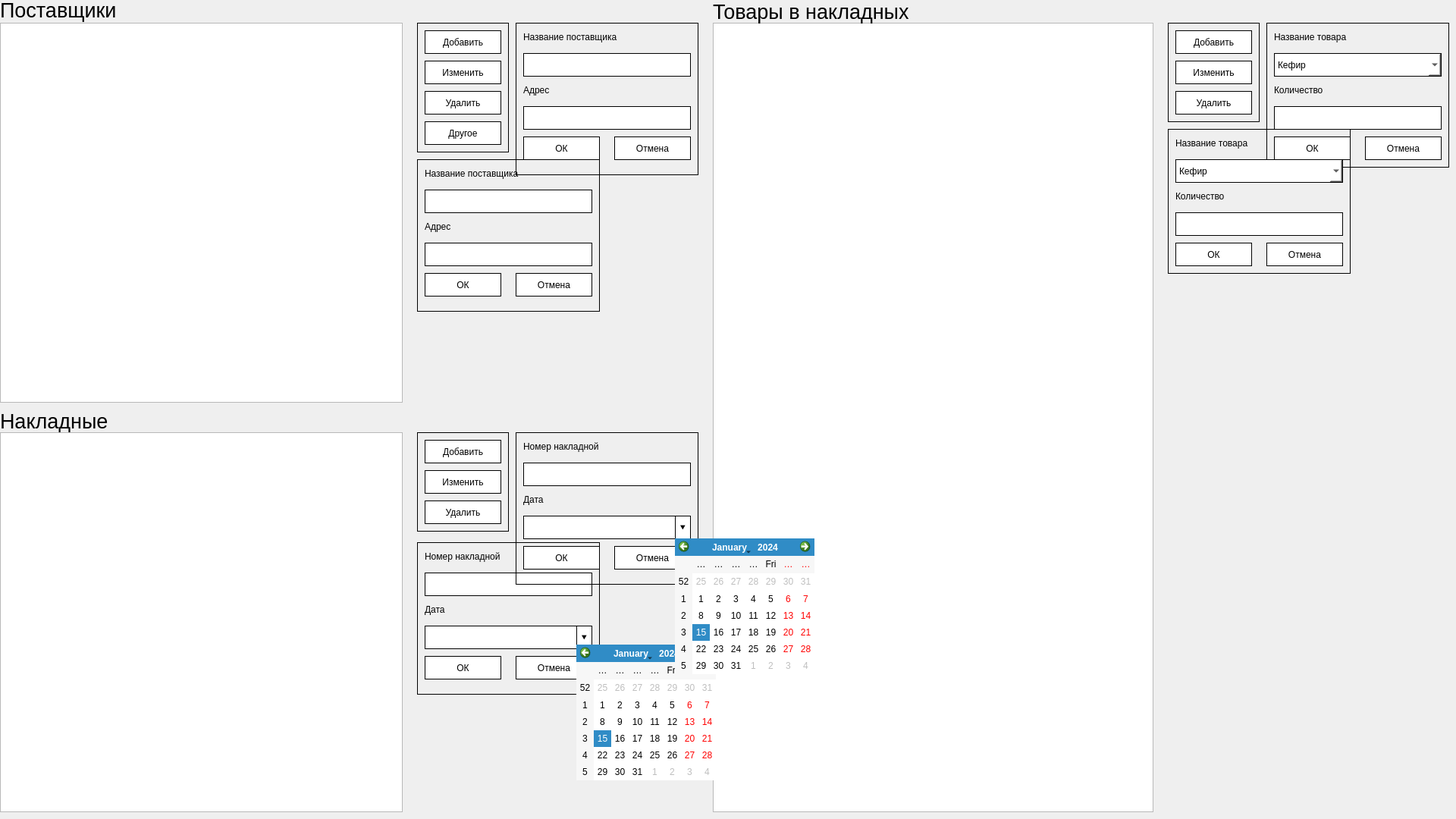
<?xml version="1.0" encoding="UTF-8"?>
<ui version="4.0">
 <class>MainWindow</class>
 <widget class="QMainWindow" name="MainWindow">
  <property name="geometry">
   <rect>
    <x>0</x>
    <y>0</y>
    <width>1920</width>
    <height>1080</height>
   </rect>
  </property>
  <property name="windowTitle">
   <string>MainWindow</string>
  </property>
  <widget class="QWidget" name="centralwidget">
   <widget class="QStackedWidget" name="stackedWidget">
    <property name="geometry">
     <rect>
      <x>0</x>
      <y>0</y>
      <width>1921</width>
      <height>1071</height>
     </rect>
    </property>
    <property name="currentIndex">
     <number>0</number>
    </property>
    <widget class="QWidget" name="page">
     <widget class="QGroupBox" name="group_postav">
      <property name="geometry">
       <rect>
        <x>680</x>
        <y>30</y>
        <width>241</width>
        <height>201</height>
       </rect>
      </property>
      <property name="whatsThis">
       <string/>
      </property>
      <property name="styleSheet">
       <string notr="true">QGroupBox{
	border: 1px solid black;
}
QPushButton{
	border: 1px solid black;
	background-color: rgb(255, 255, 255);
}
QLabel{
	border: 0px solid black;
}
QLineEdit{
	border: 1px solid black;
	background-color: rgb(255, 255, 255);
}
</string>
      </property>
      <property name="title">
       <string/>
      </property>
      <widget class="QLabel" name="label_4">
       <property name="geometry">
        <rect>
         <x>10</x>
         <y>10</y>
         <width>151</width>
         <height>18</height>
        </rect>
       </property>
       <property name="text">
        <string>Название поставщика</string>
       </property>
      </widget>
      <widget class="QLabel" name="label_5">
       <property name="geometry">
        <rect>
         <x>10</x>
         <y>80</y>
         <width>151</width>
         <height>18</height>
        </rect>
       </property>
       <property name="text">
        <string>Адрес</string>
       </property>
      </widget>
      <widget class="QLineEdit" name="address">
       <property name="geometry">
        <rect>
         <x>10</x>
         <y>110</y>
         <width>221</width>
         <height>31</height>
        </rect>
       </property>
      </widget>
      <widget class="QLineEdit" name="provider">
       <property name="geometry">
        <rect>
         <x>10</x>
         <y>40</y>
         <width>221</width>
         <height>31</height>
        </rect>
       </property>
      </widget>
      <widget class="QPushButton" name="ok">
       <property name="geometry">
        <rect>
         <x>10</x>
         <y>150</y>
         <width>101</width>
         <height>31</height>
        </rect>
       </property>
       <property name="cursor">
        <cursorShape>PointingHandCursor</cursorShape>
       </property>
       <property name="text">
        <string>ОК</string>
       </property>
      </widget>
      <widget class="QPushButton" name="cancel">
       <property name="geometry">
        <rect>
         <x>130</x>
         <y>150</y>
         <width>101</width>
         <height>31</height>
        </rect>
       </property>
       <property name="cursor">
        <cursorShape>PointingHandCursor</cursorShape>
       </property>
       <property name="text">
        <string>Отмена</string>
       </property>
      </widget>
     </widget>
     <widget class="QGroupBox" name="group_postav_change">
      <property name="geometry">
       <rect>
        <x>550</x>
        <y>210</y>
        <width>241</width>
        <height>201</height>
       </rect>
      </property>
      <property name="whatsThis">
       <string/>
      </property>
      <property name="styleSheet">
       <string notr="true">QGroupBox{
	border: 1px solid black;
}
QPushButton{
	border: 1px solid black;
	background-color: rgb(255, 255, 255);
}
QLabel{
	border: 0px solid black;
}
QLineEdit{
	border: 1px solid black;
	background-color: rgb(255, 255, 255);
}
</string>
      </property>
      <property name="title">
       <string/>
      </property>
      <widget class="QLabel" name="label_10">
       <property name="geometry">
        <rect>
         <x>10</x>
         <y>10</y>
         <width>151</width>
         <height>18</height>
        </rect>
       </property>
       <property name="text">
        <string>Название поставщика</string>
       </property>
      </widget>
      <widget class="QLabel" name="label_11">
       <property name="geometry">
        <rect>
         <x>10</x>
         <y>80</y>
         <width>151</width>
         <height>18</height>
        </rect>
       </property>
       <property name="text">
        <string>Адрес</string>
       </property>
      </widget>
      <widget class="QLineEdit" name="address_change">
       <property name="geometry">
        <rect>
         <x>10</x>
         <y>110</y>
         <width>221</width>
         <height>31</height>
        </rect>
       </property>
      </widget>
      <widget class="QLineEdit" name="provider_change">
       <property name="geometry">
        <rect>
         <x>10</x>
         <y>40</y>
         <width>221</width>
         <height>31</height>
        </rect>
       </property>
      </widget>
      <widget class="QPushButton" name="ok_change">
       <property name="geometry">
        <rect>
         <x>10</x>
         <y>150</y>
         <width>101</width>
         <height>31</height>
        </rect>
       </property>
       <property name="cursor">
        <cursorShape>PointingHandCursor</cursorShape>
       </property>
       <property name="text">
        <string>ОК</string>
       </property>
      </widget>
      <widget class="QPushButton" name="cancel_change">
       <property name="geometry">
        <rect>
         <x>130</x>
         <y>150</y>
         <width>101</width>
         <height>31</height>
        </rect>
       </property>
       <property name="cursor">
        <cursorShape>PointingHandCursor</cursorShape>
       </property>
       <property name="text">
        <string>Отмена</string>
       </property>
      </widget>
     </widget>
     <widget class="QLabel" name="label">
      <property name="geometry">
       <rect>
        <x>0</x>
        <y>-2</y>
        <width>171</width>
        <height>31</height>
       </rect>
      </property>
      <property name="font">
       <font>
        <pointsize>20</pointsize>
       </font>
      </property>
      <property name="text">
       <string>Поставщики</string>
      </property>
     </widget>
     <widget class="QGroupBox" name="group_postav_3">
      <property name="geometry">
       <rect>
        <x>1670</x>
        <y>30</y>
        <width>241</width>
        <height>191</height>
       </rect>
      </property>
      <property name="styleSheet">
       <string notr="true">QGroupBox{
	border: 1px solid black;
}
QPushButton{
	border: 1px solid black;
	background-color: rgb(255, 255, 255);
}
QLabel{
	border: 0px solid black;
}
QLineEdit{
	border: 1px solid black;
	background-color: rgb(255, 255, 255);
}
QComboBox{
	border: 1px solid black;
	background-color: rgb(255, 255, 255);
}
QComboBox::down-arrow{
	
}</string>
      </property>
      <property name="title">
       <string/>
      </property>
      <widget class="QLabel" name="label_8">
       <property name="geometry">
        <rect>
         <x>10</x>
         <y>10</y>
         <width>151</width>
         <height>18</height>
        </rect>
       </property>
       <property name="text">
        <string>Название товара</string>
       </property>
      </widget>
      <widget class="QComboBox" name="comboBox">
       <property name="geometry">
        <rect>
         <x>10</x>
         <y>40</y>
         <width>221</width>
         <height>31</height>
        </rect>
       </property>
       <property name="cursor">
        <cursorShape>PointingHandCursor</cursorShape>
       </property>
       <item>
        <property name="text">
         <string>Кефир</string>
        </property>
       </item>
       <item>
        <property name="text">
         <string>Молоко</string>
        </property>
       </item>
       <item>
        <property name="text">
         <string>Свинина</string>
        </property>
       </item>
       <item>
        <property name="text">
         <string>Сметана</string>
        </property>
       </item>
       <item>
        <property name="text">
         <string>Тушёнка</string>
        </property>
       </item>
      </widget>
      <widget class="QLabel" name="label_9">
       <property name="geometry">
        <rect>
         <x>10</x>
         <y>80</y>
         <width>151</width>
         <height>18</height>
        </rect>
       </property>
       <property name="text">
        <string>Количество</string>
       </property>
      </widget>
      <widget class="QPushButton" name="ok_3">
       <property name="geometry">
        <rect>
         <x>10</x>
         <y>150</y>
         <width>101</width>
         <height>31</height>
        </rect>
       </property>
       <property name="cursor">
        <cursorShape>PointingHandCursor</cursorShape>
       </property>
       <property name="text">
        <string>ОК</string>
       </property>
      </widget>
      <widget class="QPushButton" name="cancel_3">
       <property name="geometry">
        <rect>
         <x>130</x>
         <y>150</y>
         <width>101</width>
         <height>31</height>
        </rect>
       </property>
       <property name="cursor">
        <cursorShape>PointingHandCursor</cursorShape>
       </property>
       <property name="text">
        <string>Отмена</string>
       </property>
      </widget>
      <widget class="QLineEdit" name="name">
       <property name="geometry">
        <rect>
         <x>10</x>
         <y>110</y>
         <width>221</width>
         <height>31</height>
        </rect>
       </property>
      </widget>
     </widget>
     <widget class="QGroupBox" name="group_postav_change_2">
      <property name="geometry">
       <rect>
        <x>550</x>
        <y>715</y>
        <width>241</width>
        <height>201</height>
       </rect>
      </property>
      <property name="styleSheet">
       <string notr="true">
border: 1px solid black;</string>
      </property>
      <property name="title">
       <string/>
      </property>
      <widget class="QLabel" name="label_12">
       <property name="geometry">
        <rect>
         <x>10</x>
         <y>10</y>
         <width>151</width>
         <height>18</height>
        </rect>
       </property>
       <property name="styleSheet">
        <string notr="true">border: none;</string>
       </property>
       <property name="text">
        <string>Номер накладной</string>
       </property>
      </widget>
      <widget class="QLineEdit" name="number_change">
       <property name="geometry">
        <rect>
         <x>10</x>
         <y>40</y>
         <width>221</width>
         <height>31</height>
        </rect>
       </property>
      </widget>
      <widget class="QLineEdit" name="date_change">
       <property name="geometry">
        <rect>
         <x>10</x>
         <y>110</y>
         <width>201</width>
         <height>31</height>
        </rect>
       </property>
       <property name="styleSheet">
        <string notr="true">
border: 1px solid black;</string>
       </property>
      </widget>
      <widget class="QLabel" name="label_13">
       <property name="geometry">
        <rect>
         <x>10</x>
         <y>80</y>
         <width>151</width>
         <height>18</height>
        </rect>
       </property>
       <property name="styleSheet">
        <string notr="true">border: none;</string>
       </property>
       <property name="text">
        <string>Дата</string>
       </property>
      </widget>
      <widget class="QPushButton" name="ok_change_2">
       <property name="geometry">
        <rect>
         <x>10</x>
         <y>150</y>
         <width>101</width>
         <height>31</height>
        </rect>
       </property>
       <property name="cursor">
        <cursorShape>PointingHandCursor</cursorShape>
       </property>
       <property name="styleSheet">
        <string notr="true">background-color: rgb(255, 255, 255);</string>
       </property>
       <property name="text">
        <string>ОК</string>
       </property>
      </widget>
      <widget class="QPushButton" name="cancel_change_2">
       <property name="geometry">
        <rect>
         <x>130</x>
         <y>150</y>
         <width>101</width>
         <height>31</height>
        </rect>
       </property>
       <property name="cursor">
        <cursorShape>PointingHandCursor</cursorShape>
       </property>
       <property name="styleSheet">
        <string notr="true">background-color: rgb(255, 255, 255);</string>
       </property>
       <property name="text">
        <string>Отмена</string>
       </property>
      </widget>
      <widget class="QPushButton" name="pushButton_2">
       <property name="geometry">
        <rect>
         <x>210</x>
         <y>110</y>
         <width>21</width>
         <height>31</height>
        </rect>
       </property>
       <property name="cursor">
        <cursorShape>PointingHandCursor</cursorShape>
       </property>
       <property name="styleSheet">
        <string notr="true">border-top-right-radius: 0px;
border: 1px solid black;
background-color: rgb(255, 255, 255);
</string>
       </property>
       <property name="text">
        <string>⯆</string>
       </property>
      </widget>
     </widget>
     <widget class="QTableView" name="tableView">
      <property name="geometry">
       <rect>
        <x>0</x>
        <y>30</y>
        <width>531</width>
        <height>501</height>
       </rect>
      </property>
      <attribute name="horizontalHeaderCascadingSectionResizes">
       <bool>true</bool>
      </attribute>
     </widget>
     <widget class="QLabel" name="label_2">
      <property name="geometry">
       <rect>
        <x>0</x>
        <y>540</y>
        <width>171</width>
        <height>31</height>
       </rect>
      </property>
      <property name="font">
       <font>
        <pointsize>20</pointsize>
       </font>
      </property>
      <property name="text">
       <string>Накладные</string>
      </property>
     </widget>
     <widget class="QGroupBox" name="groupBox">
      <property name="geometry">
       <rect>
        <x>550</x>
        <y>30</y>
        <width>121</width>
        <height>171</height>
       </rect>
      </property>
      <property name="styleSheet">
       <string notr="true">QGroupBox{
	border: 1px solid black;
}
QPushButton{
	border: 1px solid black;
	background-color: rgb(255, 255, 255);
}
QLabel{
	border: 0px solid black;
}
QLineEdit{
	border: 1px solid black;
	background-color: rgb(255, 255, 255);
}
QPushButton::checked{
	
	background-color: rgb(222, 221, 218);
}
</string>
      </property>
      <property name="title">
       <string/>
      </property>
      <widget class="QPushButton" name="add">
       <property name="geometry">
        <rect>
         <x>10</x>
         <y>10</y>
         <width>101</width>
         <height>31</height>
        </rect>
       </property>
       <property name="cursor">
        <cursorShape>PointingHandCursor</cursorShape>
       </property>
       <property name="text">
        <string>Добавить</string>
       </property>
      </widget>
      <widget class="QPushButton" name="dele">
       <property name="geometry">
        <rect>
         <x>10</x>
         <y>90</y>
         <width>101</width>
         <height>31</height>
        </rect>
       </property>
       <property name="cursor">
        <cursorShape>PointingHandCursor</cursorShape>
       </property>
       <property name="text">
        <string>Удалить</string>
       </property>
      </widget>
      <widget class="QPushButton" name="change_btn">
       <property name="geometry">
        <rect>
         <x>10</x>
         <y>50</y>
         <width>101</width>
         <height>31</height>
        </rect>
       </property>
       <property name="cursor">
        <cursorShape>PointingHandCursor</cursorShape>
       </property>
       <property name="text">
        <string>Изменить</string>
       </property>
      </widget>
      <widget class="QPushButton" name="other">
       <property name="geometry">
        <rect>
         <x>10</x>
         <y>130</y>
         <width>101</width>
         <height>31</height>
        </rect>
       </property>
       <property name="cursor">
        <cursorShape>PointingHandCursor</cursorShape>
       </property>
       <property name="text">
        <string>Другое</string>
       </property>
      </widget>
     </widget>
     <widget class="QGroupBox" name="group_postav_2">
      <property name="geometry">
       <rect>
        <x>680</x>
        <y>570</y>
        <width>241</width>
        <height>201</height>
       </rect>
      </property>
      <property name="styleSheet">
       <string notr="true">QGroupBox{
	border: 1px solid black;
}
QPushButton{
	border: 1px solid black;
	background-color: rgb(255, 255, 255);
}
QLabel{
	border: 0px solid black;
}
QLineEdit{
	border: 1px solid black;
	background-color: rgb(255, 255, 255);
}
</string>
      </property>
      <property name="title">
       <string/>
      </property>
      <widget class="QLabel" name="label_6">
       <property name="geometry">
        <rect>
         <x>10</x>
         <y>10</y>
         <width>151</width>
         <height>18</height>
        </rect>
       </property>
       <property name="styleSheet">
        <string notr="true">border: none;</string>
       </property>
       <property name="text">
        <string>Номер накладной</string>
       </property>
      </widget>
      <widget class="QLineEdit" name="number">
       <property name="geometry">
        <rect>
         <x>10</x>
         <y>40</y>
         <width>221</width>
         <height>31</height>
        </rect>
       </property>
      </widget>
      <widget class="QLineEdit" name="date">
       <property name="geometry">
        <rect>
         <x>10</x>
         <y>110</y>
         <width>201</width>
         <height>31</height>
        </rect>
       </property>
      </widget>
      <widget class="QLabel" name="label_7">
       <property name="geometry">
        <rect>
         <x>10</x>
         <y>80</y>
         <width>151</width>
         <height>18</height>
        </rect>
       </property>
       <property name="styleSheet">
        <string notr="true">border: none;</string>
       </property>
       <property name="text">
        <string>Дата</string>
       </property>
      </widget>
      <widget class="QPushButton" name="ok_2">
       <property name="geometry">
        <rect>
         <x>10</x>
         <y>150</y>
         <width>101</width>
         <height>31</height>
        </rect>
       </property>
       <property name="cursor">
        <cursorShape>PointingHandCursor</cursorShape>
       </property>
       <property name="styleSheet">
        <string notr="true">background-color: rgb(255, 255, 255);</string>
       </property>
       <property name="text">
        <string>ОК</string>
       </property>
      </widget>
      <widget class="QPushButton" name="cancel_2">
       <property name="geometry">
        <rect>
         <x>130</x>
         <y>150</y>
         <width>101</width>
         <height>31</height>
        </rect>
       </property>
       <property name="cursor">
        <cursorShape>PointingHandCursor</cursorShape>
       </property>
       <property name="styleSheet">
        <string notr="true">background-color: rgb(255, 255, 255);</string>
       </property>
       <property name="text">
        <string>Отмена</string>
       </property>
      </widget>
      <widget class="QPushButton" name="pushButton">
       <property name="geometry">
        <rect>
         <x>210</x>
         <y>110</y>
         <width>21</width>
         <height>31</height>
        </rect>
       </property>
       <property name="cursor">
        <cursorShape>PointingHandCursor</cursorShape>
       </property>
       <property name="text">
        <string>⯆</string>
       </property>
      </widget>
     </widget>
     <widget class="QGroupBox" name="groupBox_3">
      <property name="geometry">
       <rect>
        <x>1540</x>
        <y>30</y>
        <width>121</width>
        <height>131</height>
       </rect>
      </property>
      <property name="styleSheet">
       <string notr="true">QGroupBox{
	border: 1px solid black;
}
QPushButton{
	border: 1px solid black;
	background-color: rgb(255, 255, 255);
}
QLabel{
	border: 0px solid black;
}
QLineEdit{
	border: 1px solid black;
	background-color: rgb(255, 255, 255);
}
QPushButton::checked{
	
	background-color: rgb(222, 221, 218);
}
</string>
      </property>
      <property name="title">
       <string/>
      </property>
      <widget class="QPushButton" name="del_3">
       <property name="geometry">
        <rect>
         <x>10</x>
         <y>90</y>
         <width>101</width>
         <height>31</height>
        </rect>
       </property>
       <property name="cursor">
        <cursorShape>PointingHandCursor</cursorShape>
       </property>
       <property name="text">
        <string>Удалить</string>
       </property>
      </widget>
      <widget class="QPushButton" name="add_3">
       <property name="geometry">
        <rect>
         <x>10</x>
         <y>10</y>
         <width>101</width>
         <height>31</height>
        </rect>
       </property>
       <property name="cursor">
        <cursorShape>PointingHandCursor</cursorShape>
       </property>
       <property name="text">
        <string>Добавить</string>
       </property>
      </widget>
      <widget class="QPushButton" name="change_btn_3">
       <property name="geometry">
        <rect>
         <x>10</x>
         <y>50</y>
         <width>101</width>
         <height>31</height>
        </rect>
       </property>
       <property name="cursor">
        <cursorShape>PointingHandCursor</cursorShape>
       </property>
       <property name="text">
        <string>Изменить</string>
       </property>
      </widget>
     </widget>
     <widget class="QCalendarWidget" name="calendarWidget_change">
      <property name="geometry">
       <rect>
        <x>760</x>
        <y>850</y>
        <width>184</width>
        <height>179</height>
       </rect>
      </property>
     </widget>
     <widget class="QTableView" name="tableView_2">
      <property name="geometry">
       <rect>
        <x>0</x>
        <y>570</y>
        <width>531</width>
        <height>501</height>
       </rect>
      </property>
      <property name="styleSheet">
       <string notr="true"/>
      </property>
      <attribute name="horizontalHeaderCascadingSectionResizes">
       <bool>true</bool>
      </attribute>
     </widget>
     <widget class="QLabel" name="label_3">
      <property name="geometry">
       <rect>
        <x>940</x>
        <y>0</y>
        <width>291</width>
        <height>31</height>
       </rect>
      </property>
      <property name="font">
       <font>
        <pointsize>20</pointsize>
       </font>
      </property>
      <property name="text">
       <string>Товары в накладных</string>
      </property>
     </widget>
     <widget class="QGroupBox" name="group_postav_change_3">
      <property name="geometry">
       <rect>
        <x>1540</x>
        <y>170</y>
        <width>241</width>
        <height>191</height>
       </rect>
      </property>
      <property name="styleSheet">
       <string notr="true">QGroupBox{
	border: 1px solid black;
}
QPushButton{
	border: 1px solid black;
	background-color: rgb(255, 255, 255);
}
QLabel{
	border: 0px solid black;
}
QLineEdit{
	border: 1px solid black;
	background-color: rgb(255, 255, 255);
}
QComboBox{
	border: 1px solid black;
	background-color: rgb(255, 255, 255);
}
QComboBox::down-arrow{
	
}</string>
      </property>
      <property name="title">
       <string/>
      </property>
      <widget class="QLabel" name="label_16">
       <property name="geometry">
        <rect>
         <x>10</x>
         <y>10</y>
         <width>151</width>
         <height>18</height>
        </rect>
       </property>
       <property name="text">
        <string>Название товара</string>
       </property>
      </widget>
      <widget class="QComboBox" name="comboBox_change">
       <property name="geometry">
        <rect>
         <x>10</x>
         <y>40</y>
         <width>221</width>
         <height>31</height>
        </rect>
       </property>
       <property name="cursor">
        <cursorShape>PointingHandCursor</cursorShape>
       </property>
       <item>
        <property name="text">
         <string>Кефир</string>
        </property>
       </item>
       <item>
        <property name="text">
         <string>Молоко</string>
        </property>
       </item>
       <item>
        <property name="text">
         <string>Свинина</string>
        </property>
       </item>
       <item>
        <property name="text">
         <string>Сметана</string>
        </property>
       </item>
       <item>
        <property name="text">
         <string>Тушёнка</string>
        </property>
       </item>
      </widget>
      <widget class="QLabel" name="label_17">
       <property name="geometry">
        <rect>
         <x>10</x>
         <y>80</y>
         <width>151</width>
         <height>18</height>
        </rect>
       </property>
       <property name="text">
        <string>Количество</string>
       </property>
      </widget>
      <widget class="QPushButton" name="ok_change_3">
       <property name="geometry">
        <rect>
         <x>10</x>
         <y>150</y>
         <width>101</width>
         <height>31</height>
        </rect>
       </property>
       <property name="cursor">
        <cursorShape>PointingHandCursor</cursorShape>
       </property>
       <property name="text">
        <string>ОК</string>
       </property>
      </widget>
      <widget class="QPushButton" name="cancel_change_3">
       <property name="geometry">
        <rect>
         <x>130</x>
         <y>150</y>
         <width>101</width>
         <height>31</height>
        </rect>
       </property>
       <property name="cursor">
        <cursorShape>PointingHandCursor</cursorShape>
       </property>
       <property name="text">
        <string>Отмена</string>
       </property>
      </widget>
      <widget class="QLineEdit" name="name_change">
       <property name="geometry">
        <rect>
         <x>10</x>
         <y>110</y>
         <width>221</width>
         <height>31</height>
        </rect>
       </property>
      </widget>
     </widget>
     <widget class="QCalendarWidget" name="calendarWidget">
      <property name="geometry">
       <rect>
        <x>890</x>
        <y>710</y>
        <width>184</width>
        <height>179</height>
       </rect>
      </property>
      <property name="styleSheet">
       <string notr="true"/>
      </property>
     </widget>
     <widget class="QGroupBox" name="groupBox_2">
      <property name="geometry">
       <rect>
        <x>550</x>
        <y>570</y>
        <width>121</width>
        <height>131</height>
       </rect>
      </property>
      <property name="styleSheet">
       <string notr="true">QGroupBox{
	border: 1px solid black;
}
QPushButton{
	border: 1px solid black;
	background-color: rgb(255, 255, 255);
}
QLabel{
	border: 0px solid black;
}
QLineEdit{
	border: 1px solid black;
	background-color: rgb(255, 255, 255);
}
QPushButton::checked{
	
	background-color: rgb(222, 221, 218);
}
</string>
      </property>
      <property name="title">
       <string/>
      </property>
      <widget class="QPushButton" name="del_2">
       <property name="geometry">
        <rect>
         <x>10</x>
         <y>90</y>
         <width>101</width>
         <height>31</height>
        </rect>
       </property>
       <property name="cursor">
        <cursorShape>PointingHandCursor</cursorShape>
       </property>
       <property name="styleSheet">
        <string notr="true">background-color: rgb(255, 255, 255);</string>
       </property>
       <property name="text">
        <string>Удалить</string>
       </property>
      </widget>
      <widget class="QPushButton" name="add_2">
       <property name="geometry">
        <rect>
         <x>10</x>
         <y>10</y>
         <width>101</width>
         <height>31</height>
        </rect>
       </property>
       <property name="cursor">
        <cursorShape>PointingHandCursor</cursorShape>
       </property>
       <property name="styleSheet">
        <string notr="true">background-color: rgb(255, 255, 255);</string>
       </property>
       <property name="text">
        <string>Добавить</string>
       </property>
      </widget>
      <widget class="QPushButton" name="change_btn_2">
       <property name="geometry">
        <rect>
         <x>10</x>
         <y>50</y>
         <width>101</width>
         <height>31</height>
        </rect>
       </property>
       <property name="cursor">
        <cursorShape>PointingHandCursor</cursorShape>
       </property>
       <property name="styleSheet">
        <string notr="true">background-color: rgb(255, 255, 255);</string>
       </property>
       <property name="text">
        <string>Изменить</string>
       </property>
      </widget>
     </widget>
     <widget class="QTableView" name="tableView_3">
      <property name="geometry">
       <rect>
        <x>940</x>
        <y>30</y>
        <width>581</width>
        <height>1041</height>
       </rect>
      </property>
      <attribute name="horizontalHeaderCascadingSectionResizes">
       <bool>true</bool>
      </attribute>
     </widget>
     <zorder>tableView_3</zorder>
     <zorder>group_postav</zorder>
     <zorder>group_postav_change</zorder>
     <zorder>label</zorder>
     <zorder>group_postav_3</zorder>
     <zorder>group_postav_change_2</zorder>
     <zorder>tableView</zorder>
     <zorder>label_2</zorder>
     <zorder>groupBox</zorder>
     <zorder>group_postav_2</zorder>
     <zorder>groupBox_3</zorder>
     <zorder>calendarWidget_change</zorder>
     <zorder>tableView_2</zorder>
     <zorder>label_3</zorder>
     <zorder>group_postav_change_3</zorder>
     <zorder>calendarWidget</zorder>
     <zorder>groupBox_2</zorder>
    </widget>
    <widget class="QWidget" name="page_2">
     <widget class="QTableView" name="tableView_4">
      <property name="geometry">
       <rect>
        <x>0</x>
        <y>30</y>
        <width>531</width>
        <height>1041</height>
       </rect>
      </property>
     </widget>
     <widget class="QTableView" name="tableView_5">
      <property name="geometry">
       <rect>
        <x>940</x>
        <y>30</y>
        <width>581</width>
        <height>1041</height>
       </rect>
      </property>
     </widget>
     <widget class="QLabel" name="label_14">
      <property name="geometry">
       <rect>
        <x>940</x>
        <y>0</y>
        <width>291</width>
        <height>31</height>
       </rect>
      </property>
      <property name="font">
       <font>
        <pointsize>20</pointsize>
       </font>
      </property>
      <property name="text">
       <string>Накладные</string>
      </property>
     </widget>
     <widget class="QLabel" name="label_15">
      <property name="geometry">
       <rect>
        <x>0</x>
        <y>0</y>
        <width>291</width>
        <height>31</height>
       </rect>
      </property>
      <property name="font">
       <font>
        <pointsize>20</pointsize>
       </font>
      </property>
      <property name="text">
       <string>Товары</string>
      </property>
     </widget>
     <widget class="QGroupBox" name="groupBox_4">
      <property name="geometry">
       <rect>
        <x>550</x>
        <y>30</y>
        <width>121</width>
        <height>171</height>
       </rect>
      </property>
      <property name="styleSheet">
       <string notr="true">QGroupBox{
	border: 1px solid black;
}
QPushButton{
	border: 1px solid black;
	background-color: rgb(255, 255, 255);
}
QLabel{
	border: 0px solid black;
}
QLineEdit{
	border: 1px solid black;
	background-color: rgb(255, 255, 255);
}
QPushButton::checked{
	
	background-color: rgb(222, 221, 218);
}
</string>
      </property>
      <property name="title">
       <string/>
      </property>
      <widget class="QPushButton" name="add_4">
       <property name="geometry">
        <rect>
         <x>10</x>
         <y>10</y>
         <width>101</width>
         <height>31</height>
        </rect>
       </property>
       <property name="cursor">
        <cursorShape>PointingHandCursor</cursorShape>
       </property>
       <property name="text">
        <string>Добавить</string>
       </property>
      </widget>
      <widget class="QPushButton" name="dele_2">
       <property name="geometry">
        <rect>
         <x>10</x>
         <y>90</y>
         <width>101</width>
         <height>31</height>
        </rect>
       </property>
       <property name="cursor">
        <cursorShape>PointingHandCursor</cursorShape>
       </property>
       <property name="text">
        <string>Удалить</string>
       </property>
      </widget>
      <widget class="QPushButton" name="change_btn_4">
       <property name="geometry">
        <rect>
         <x>10</x>
         <y>50</y>
         <width>101</width>
         <height>31</height>
        </rect>
       </property>
       <property name="cursor">
        <cursorShape>PointingHandCursor</cursorShape>
       </property>
       <property name="text">
        <string>Изменить</string>
       </property>
      </widget>
      <widget class="QPushButton" name="other_2">
       <property name="geometry">
        <rect>
         <x>10</x>
         <y>130</y>
         <width>101</width>
         <height>31</height>
        </rect>
       </property>
       <property name="cursor">
        <cursorShape>PointingHandCursor</cursorShape>
       </property>
       <property name="text">
        <string>Другое</string>
       </property>
      </widget>
     </widget>
     <widget class="QGroupBox" name="groupBox_5">
      <property name="geometry">
       <rect>
        <x>1540</x>
        <y>30</y>
        <width>121</width>
        <height>131</height>
       </rect>
      </property>
      <property name="styleSheet">
       <string notr="true">QGroupBox{
	border: 1px solid black;
}
QPushButton{
	border: 1px solid black;
	background-color: rgb(255, 255, 255);
}
QLabel{
	border: 0px solid black;
}
QLineEdit{
	border: 1px solid black;
	background-color: rgb(255, 255, 255);
}
QPushButton::checked{
	
	background-color: rgb(222, 221, 218);
}
</string>
      </property>
      <property name="title">
       <string/>
      </property>
      <widget class="QPushButton" name="add_5">
       <property name="geometry">
        <rect>
         <x>10</x>
         <y>10</y>
         <width>101</width>
         <height>31</height>
        </rect>
       </property>
       <property name="cursor">
        <cursorShape>PointingHandCursor</cursorShape>
       </property>
       <property name="text">
        <string>Добавить</string>
       </property>
      </widget>
      <widget class="QPushButton" name="dele_3">
       <property name="geometry">
        <rect>
         <x>10</x>
         <y>90</y>
         <width>101</width>
         <height>31</height>
        </rect>
       </property>
       <property name="cursor">
        <cursorShape>PointingHandCursor</cursorShape>
       </property>
       <property name="text">
        <string>Удалить</string>
       </property>
      </widget>
      <widget class="QPushButton" name="change_btn_5">
       <property name="geometry">
        <rect>
         <x>10</x>
         <y>50</y>
         <width>101</width>
         <height>31</height>
        </rect>
       </property>
       <property name="cursor">
        <cursorShape>PointingHandCursor</cursorShape>
       </property>
       <property name="text">
        <string>Изменить</string>
       </property>
      </widget>
     </widget>
     <widget class="QGroupBox" name="group_postav_4">
      <property name="geometry">
       <rect>
        <x>680</x>
        <y>30</y>
        <width>241</width>
        <height>201</height>
       </rect>
      </property>
      <property name="whatsThis">
       <string/>
      </property>
      <property name="styleSheet">
       <string notr="true">QGroupBox{
	border: 1px solid black;
}
QPushButton{
	border: 1px solid black;
	background-color: rgb(255, 255, 255);
}
QLabel{
	border: 0px solid black;
}
QLineEdit{
	border: 1px solid black;
	background-color: rgb(255, 255, 255);
}
</string>
      </property>
      <property name="title">
       <string/>
      </property>
      <widget class="QLabel" name="label_18">
       <property name="geometry">
        <rect>
         <x>10</x>
         <y>10</y>
         <width>151</width>
         <height>18</height>
        </rect>
       </property>
       <property name="text">
        <string>Товар</string>
       </property>
      </widget>
      <widget class="QLabel" name="label_19">
       <property name="geometry">
        <rect>
         <x>10</x>
         <y>80</y>
         <width>151</width>
         <height>18</height>
        </rect>
       </property>
       <property name="text">
        <string>Цена</string>
       </property>
      </widget>
      <widget class="QLineEdit" name="price">
       <property name="geometry">
        <rect>
         <x>10</x>
         <y>110</y>
         <width>221</width>
         <height>31</height>
        </rect>
       </property>
      </widget>
      <widget class="QLineEdit" name="product">
       <property name="geometry">
        <rect>
         <x>10</x>
         <y>40</y>
         <width>221</width>
         <height>31</height>
        </rect>
       </property>
      </widget>
      <widget class="QPushButton" name="ok_4">
       <property name="geometry">
        <rect>
         <x>10</x>
         <y>150</y>
         <width>101</width>
         <height>31</height>
        </rect>
       </property>
       <property name="cursor">
        <cursorShape>PointingHandCursor</cursorShape>
       </property>
       <property name="text">
        <string>ОК</string>
       </property>
      </widget>
      <widget class="QPushButton" name="cancel_4">
       <property name="geometry">
        <rect>
         <x>130</x>
         <y>150</y>
         <width>101</width>
         <height>31</height>
        </rect>
       </property>
       <property name="cursor">
        <cursorShape>PointingHandCursor</cursorShape>
       </property>
       <property name="text">
        <string>Отмена</string>
       </property>
      </widget>
     </widget>
     <widget class="QGroupBox" name="group_postav_change_4">
      <property name="geometry">
       <rect>
        <x>550</x>
        <y>210</y>
        <width>241</width>
        <height>201</height>
       </rect>
      </property>
      <property name="whatsThis">
       <string/>
      </property>
      <property name="styleSheet">
       <string notr="true">QGroupBox{
	border: 1px solid black;
}
QPushButton{
	border: 1px solid black;
	background-color: rgb(255, 255, 255);
}
QLabel{
	border: 0px solid black;
}
QLineEdit{
	border: 1px solid black;
	background-color: rgb(255, 255, 255);
}
</string>
      </property>
      <property name="title">
       <string/>
      </property>
      <widget class="QLabel" name="label_22">
       <property name="geometry">
        <rect>
         <x>10</x>
         <y>10</y>
         <width>151</width>
         <height>18</height>
        </rect>
       </property>
       <property name="text">
        <string>Товар</string>
       </property>
      </widget>
      <widget class="QLabel" name="label_23">
       <property name="geometry">
        <rect>
         <x>10</x>
         <y>80</y>
         <width>151</width>
         <height>18</height>
        </rect>
       </property>
       <property name="text">
        <string>Цена</string>
       </property>
      </widget>
      <widget class="QLineEdit" name="price_change">
       <property name="geometry">
        <rect>
         <x>10</x>
         <y>110</y>
         <width>221</width>
         <height>31</height>
        </rect>
       </property>
      </widget>
      <widget class="QLineEdit" name="product_change">
       <property name="geometry">
        <rect>
         <x>10</x>
         <y>40</y>
         <width>221</width>
         <height>31</height>
        </rect>
       </property>
      </widget>
      <widget class="QPushButton" name="ok_6">
       <property name="geometry">
        <rect>
         <x>10</x>
         <y>150</y>
         <width>101</width>
         <height>31</height>
        </rect>
       </property>
       <property name="cursor">
        <cursorShape>PointingHandCursor</cursorShape>
       </property>
       <property name="text">
        <string>ОК</string>
       </property>
      </widget>
      <widget class="QPushButton" name="cancel_6">
       <property name="geometry">
        <rect>
         <x>130</x>
         <y>150</y>
         <width>101</width>
         <height>31</height>
        </rect>
       </property>
       <property name="cursor">
        <cursorShape>PointingHandCursor</cursorShape>
       </property>
       <property name="text">
        <string>Отмена</string>
       </property>
      </widget>
     </widget>
     <widget class="QGroupBox" name="group_postav_6">
      <property name="geometry">
       <rect>
        <x>1670</x>
        <y>30</y>
        <width>241</width>
        <height>201</height>
       </rect>
      </property>
      <property name="whatsThis">
       <string/>
      </property>
      <property name="styleSheet">
       <string notr="true">QGroupBox{
	border: 1px solid black;
}
QPushButton{
	border: 1px solid black;
	background-color: rgb(255, 255, 255);
}
QLabel{
	border: 0px solid black;
}
QLineEdit{
	border: 1px solid black;
	background-color: rgb(255, 255, 255);
}
</string>
      </property>
      <property name="title">
       <string/>
      </property>
      <widget class="QLabel" name="label_24">
       <property name="geometry">
        <rect>
         <x>10</x>
         <y>10</y>
         <width>151</width>
         <height>18</height>
        </rect>
       </property>
       <property name="text">
        <string>?</string>
       </property>
      </widget>
      <widget class="QLabel" name="label_25">
       <property name="geometry">
        <rect>
         <x>10</x>
         <y>80</y>
         <width>151</width>
         <height>18</height>
        </rect>
       </property>
       <property name="text">
        <string>?</string>
       </property>
      </widget>
      <widget class="QLineEdit" name="price_2">
       <property name="geometry">
        <rect>
         <x>10</x>
         <y>110</y>
         <width>221</width>
         <height>31</height>
        </rect>
       </property>
      </widget>
      <widget class="QLineEdit" name="product_2">
       <property name="geometry">
        <rect>
         <x>10</x>
         <y>40</y>
         <width>221</width>
         <height>31</height>
        </rect>
       </property>
      </widget>
      <widget class="QPushButton" name="ok_7">
       <property name="geometry">
        <rect>
         <x>10</x>
         <y>150</y>
         <width>101</width>
         <height>31</height>
        </rect>
       </property>
       <property name="cursor">
        <cursorShape>PointingHandCursor</cursorShape>
       </property>
       <property name="text">
        <string>ОК</string>
       </property>
      </widget>
      <widget class="QPushButton" name="cancel_7">
       <property name="geometry">
        <rect>
         <x>130</x>
         <y>150</y>
         <width>101</width>
         <height>31</height>
        </rect>
       </property>
       <property name="cursor">
        <cursorShape>PointingHandCursor</cursorShape>
       </property>
       <property name="text">
        <string>Отмена</string>
       </property>
      </widget>
     </widget>
     <widget class="QGroupBox" name="group_postav_change_5">
      <property name="geometry">
       <rect>
        <x>1540</x>
        <y>170</y>
        <width>241</width>
        <height>201</height>
       </rect>
      </property>
      <property name="whatsThis">
       <string/>
      </property>
      <property name="styleSheet">
       <string notr="true">QGroupBox{
	border: 1px solid black;
}
QPushButton{
	border: 1px solid black;
	background-color: rgb(255, 255, 255);
}
QLabel{
	border: 0px solid black;
}
QLineEdit{
	border: 1px solid black;
	background-color: rgb(255, 255, 255);
}
</string>
      </property>
      <property name="title">
       <string/>
      </property>
      <widget class="QLabel" name="label_26">
       <property name="geometry">
        <rect>
         <x>10</x>
         <y>10</y>
         <width>151</width>
         <height>18</height>
        </rect>
       </property>
       <property name="text">
        <string>?</string>
       </property>
      </widget>
      <widget class="QLabel" name="label_27">
       <property name="geometry">
        <rect>
         <x>10</x>
         <y>80</y>
         <width>151</width>
         <height>18</height>
        </rect>
       </property>
       <property name="text">
        <string>?</string>
       </property>
      </widget>
      <widget class="QLineEdit" name="price_3">
       <property name="geometry">
        <rect>
         <x>10</x>
         <y>110</y>
         <width>221</width>
         <height>31</height>
        </rect>
       </property>
      </widget>
      <widget class="QLineEdit" name="product_3">
       <property name="geometry">
        <rect>
         <x>10</x>
         <y>40</y>
         <width>221</width>
         <height>31</height>
        </rect>
       </property>
      </widget>
      <widget class="QPushButton" name="ok_8">
       <property name="geometry">
        <rect>
         <x>10</x>
         <y>150</y>
         <width>101</width>
         <height>31</height>
        </rect>
       </property>
       <property name="cursor">
        <cursorShape>PointingHandCursor</cursorShape>
       </property>
       <property name="text">
        <string>ОК</string>
       </property>
      </widget>
      <widget class="QPushButton" name="cancel_8">
       <property name="geometry">
        <rect>
         <x>130</x>
         <y>150</y>
         <width>101</width>
         <height>31</height>
        </rect>
       </property>
       <property name="cursor">
        <cursorShape>PointingHandCursor</cursorShape>
       </property>
       <property name="text">
        <string>Отмена</string>
       </property>
      </widget>
     </widget>
    </widget>
   </widget>
  </widget>
 </widget>
 <resources/>
 <connections/>
</ui>
